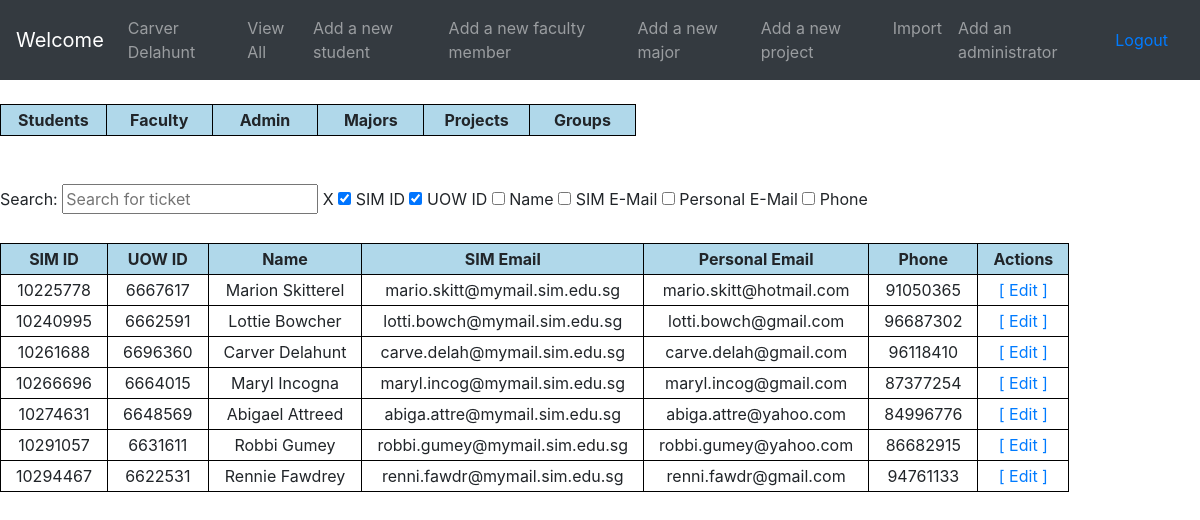
Page /view_all.php?t=admin (signed in) on the committed database.
### tables this page shows
CREATE TABLE IF NOT EXISTS `accounts` (
  `sim_id` varchar(10) NOT NULL,
  `uow_id` varchar(10) NOT NULL,
  `name` tinytext NOT NULL,
  `password` varchar(64) NOT NULL,
  `phone` varchar(16) DEFAULT NULL,
  `sim_email` varchar(64) DEFAULT NULL,
  `personal_email` varchar(64) DEFAULT NULL,
  `type` int(1) NOT NULL COMMENT '0 = Faculty, 1 = Full-time Student, 2 = Part-time Student, 8 = Admin, 9 = Superadmin',
  `majors` json DEFAULT NULL COMMENT 'Faculty => JSON of varchar(8)+,\r\nStudent = JSON of 1 varchar(8) -\r\n[majors.id]',
  `choices` json DEFAULT NULL COMMENT 'Students only -\r\nJSON of varchar(8) [projects.id]',
  `year` smallint(4) DEFAULT NULL COMMENT 'Students only',
  `quarter` tinyint(1) DEFAULT NULL COMMENT 'Students only (1, 2, 3, or 4)',
  PRIMARY KEY (`sim_id`),
  UNIQUE KEY `accounts_uow_id` (`uow_id`),
  KEY `accounts_year_quarter` (`year`,`quarter`) USING BTREE,
  KEY `accounts_type` (`type`),
  KEY `accounts_sim_email` (`sim_email`) USING BTREE,
  KEY `accounts_personal_email` (`personal_email`)
);

### include/funcs/sql_funcs.php (called while the page is built, shortened)
<?php
	require_once("include/class/ClassAccount.php");
	function str_clean(&$string){
		return mysqli_real_escape_string($GLOBALS['mysql_link'], trim($string));
	}
	function db_query($query){
		$result = mysqli_query($GLOBALS['mysql_link'], $query);
		$error = mysqli_error($GLOBALS['mysql_link']);
		return $result;
	}
	function get_all_accounts($type = []){
		array_walk($type, function(&$value, $key){
			$value = (int)$value;
		});
		$where = "";
		if(!empty($type)){
			$where = "WHERE `type` in ('". implode("', '", $type) ."')";
		}
		$query = db_query("SELECT * FROM `accounts` {$where} ORDER BY `sim_id` ASC;");
		$output = [];
		while($row = mysqli_fetch_assoc($query)){
			if($row['type'] == 1 || $row['type'] == 2){
				$output[] = new Student($row['sim_id']);
			}elseif($row['type'] == 8 || $row['type'] == 9){
				$output[] = new Admin($row['sim_id']);
			}elseif($row['type'] == 0){
				$output[] = new Faculty($row['sim_id']);
			}
		}
		return $output;
	}
	function get_account($id){
		str_clean($id);
		$type = mysqli_fetch_assoc(db_query("SELECT `type` FROM `accounts` WHERE `sim_id` = '{$id}';"))['type'];
		if($type == 1 || $type == 2){
			return new Student($id);
		}elseif($type == 8 || $type == 9){
			return new Admin($id);
		}elseif($type == 0){
			return new Faculty($id);
		}
		return false;
	}
?>

### include/class/ClassAccount.php (called while the page is built, shortened)
<?php
	require_once("include/funcs/sql_funcs.php");
	abstract class Account{
		private	$name;
		private	$phone;
		private	$sim_email;
		private	$personal_email;
		protected int $account_type;
		public function __construct($id){
			$id = str_clean($id);
			$query = db_query("SELECT * FROM `accounts` WHERE `sim_id` = '{$id}' LIMIT 1;");
			$result = mysqli_fetch_assoc($query);
			if(mysqli_num_rows($query) == 1){
				$this->sim_id = $result['sim_id'];
				$this->uow_id = $result['uow_id'];
				$this->name = $result['name'];
				$this->phone = $result['phone'];
				$this->sim_email = $result['sim_email'];
				$this->personal_email = $result['personal_email'];
				$this->account_type = $result['type'];
			}else{
				throw new Exception("Account not found.");
			}
		}
		public function get_name(){
			return $this->name;
		}
		public function get_phone(){
			return $this->phone;
		}
		public function get_sim_email(){
			return $this->sim_email;
		}
		public function get_personal_email(){
			return $this->personal_email;
		}
		public function is_student(){
			return ($this->account_type == 1 || $this->account_type == 2);
		}
		public function is_admin(){
			return ($this->account_type == 8 || $this->account_type == 9);
		}
		public function is_super(){
			return $this->account_type == 9;
		}
	}
?>

### include/class/ClassAdmin.php (called while the page is built, shortened)
<?php
	require_once("include/funcs/sql_funcs.php");
	class Admin extends Account{
		public function __construct($id){
			parent::__construct($id);
		}
	}
?>

### view_all.php (the view, shortened to what this page needs)
<?php
	require_once("include/funcs/sql_funcs.php");
	$account = get_account($_SESSION["id"]);
	if(isset($_GET['t'])){
		switch($_GET['t']){
			case "admin":
				$rows = get_all_accounts([8, 9]);
				break;
		}
	}
?>
<!DOCTYPE html>
<html lang='en'>
	<head>
		<link rel='stylesheet' href='include/css/main.css'>
	</head>
	<body>
		<?php include("include/templates/header.php"); ?>
		<table id='view_all' class='basic_table'>
			<tr>
				<td style='width:16%; text-align:center;' onClick="show_student_options();">
					Students
				</td>
				<td style='width:16%; text-align:center;' onClick="get_accounts('faculty');">
					Faculty
				</td>
				<td style='width:16%; text-align:center;' onClick="get_accounts('admin');">
					Admin
				</td>
				<td style='width:16%; text-align:center;' onClick="get_accounts('majors');">
					Majors
				</td>
				<td style='width:16%; text-align:center;' onClick="get_accounts('projects');">
					Projects
				</td>
				<td style='width:16%; text-align:center;' onClick="get_accounts('groups');">
					Groups
				</td>
			</tr>
		</table>
		<br />
		<br />
		<?php
			if(isset($rows)){
				if($_GET['t'] == "students" || $_GET['t'] == "pt" || $_GET['t'] == "ft"){
		?>
					Search: <input type='text' name='view_all_filter' id='view_all_filter' placeholder='Search for ticket' /> <span id='cancel_search'>X</span>
					<label><input type='checkbox' id='search_sim_id' class='search_checkbox' value='0' checked/> SIM ID</label>
					<label><input type='checkbox' id='search_uow_id' class='search_checkbox' value='1' checked/> UOW ID</label>
					<label><input type='checkbox' id='search_name' class='search_checkbox' value='2' /> Name</label>
					<label><input type='checkbox' id='search_sim_email' class='search_checkbox' value='3' /> SIM E-Mail</label>
					<label><input type='checkbox' id='search_personal_email' class='search_checkbox' value='4' /> Personal E-Mail</label>
					<label><input type='checkbox' id='search_phone' class='search_checkbox' value='5' /> Phone</label>
					<label><input type='checkbox' id='search_type' class='search_checkbox' value='6'/> Type</label>
					<label><input type='checkbox' id='search_major' class='search_checkbox' value='7' /> Major</label>
					<label><input type='checkbox' id='search_year' class='search_checkbox' value='8' /> Year</label>
					<label><input type='checkbox' id='search_quarter' class='search_checkbox' value='9' /> Quarter</label>
					<label><input type='checkbox' id='search_choices' class='search_checkbox' value='10' /> Choices</label>
					<br />
					<br />
					<table id='filter_table' class='basic_table'>
						<tr>
							<td style='text-align:center;'>
								SIM ID
							</td>
							<td style='text-align:center;'>
								UOW ID
							</td>
							<td style='text-align:center;'>
								Name
							</td>
							<td style='text-align:center;'>
								SIM Email
							</td>
							<td style='text-align:center;'>
								Personal Email
							</td>
							<td style='text-align:center;'>
								Phone
							</td>
							<td style='text-align:center;'>
								Type
							</td>
							<td style='text-align:center;'>
								Major
							</td>
							<td style='text-align:center;'>
								Year
							</td>
							<td style='text-align:center;'>
								Quarter
							</td>
							<td style='text-align:center;'>
								Choices
							</td>
							<?php
								if($account->is_admin()){
							?>
									<td style='text-align:center;'>
										Actions
									</td>
							<?php
								}
							?>
						</tr>
						<?php
							foreach($rows as $student){
						?>
								<tr>
									<td style='text-align:center;' onClick="go_to('account', '<?= $student->sim_id ?>');">
										<?= $student->sim_id ?>
									</td>
									<td style='text-align:center;' onClick="go_to('account', '<?= $student->sim_id ?>');">
										<?= $student->uow_id ?>
									</td>
									<td style='text-align:center;' onClick="go_to('account', '<?= $student->sim_id ?>');">
										<?= $student->get_name() ?>
									</td>
									<td style='text-align:center;' onClick="go_to('account', '<?= $student->sim_id ?>');">
										<?= $student->get_sim_email() ?>
									</td>
									<td style='text-align:center;' onClick="go_to('account', '<?= $student->sim_id ?>');">
										<?= $student->get_personal_email() ?>
									</td>
									<td style='text-align:center;' onClick="go_to('account', '<?= $student->sim_id ?>');">
										<?= $student->get_phone() ?>
									</td>
									<td style='text-align:center;' onClick="go_to('account', '<?= $student->sim_id ?>');">
										<?= ($student->is_part_time() ? "Part-Time" : ($student->is_full_time() ? "Full-Time" : "")) ?>
									</td>
									<td style='text-align:center;' onClick="go_to('account', '<?= $student->sim_id ?>');">
										<?= $student->get_majors(true) ?>
									</td>
									<td style='text-align:center;' onClick="go_to('account', '<?= $student->sim_id ?>');">
										<?= $student->get_year() ?>
									</td>
									<td style='text-align:center;' onClick="go_to('account', '<?= $student->sim_id ?>');">
										<?= $student->get_quarter() ?>
									</td>
									<td style='text-align:center;' onClick="go_to('account', '<?= $student->sim_id ?>');">
									</td>
									<?php
										if($account->is_admin()){
									?>
											<td style='text-align:center;'>
												<a href='edit_student.php?a=<?= $student->sim_id ?>'>
													[ Edit ]
												</a>
											</td>
									<?php
										}
									?>
								</tr>
						<?php
							}
						?>
					</table>
		<?php
				}elseif($_GET['t'] == "admin"){
		?>
					Search: <input type='text' name='view_all_filter' id='view_all_filter' placeholder='Search for ticket' /> <span id='cancel_search'>X</span>
					<label><input type='checkbox' id='search_sim_id' class='search_checkbox' value='0' checked/> SIM ID</label>
					<label><input type='checkbox' id='search_uow_id' class='search_checkbox' value='1' checked/> UOW ID</label>
					<label><input type='checkbox' id='search_name' class='search_checkbox' value='2' /> Name</label>
					<label><input type='checkbox' id='search_sim_email' class='search_checkbox' value='3' /> SIM E-Mail</label>
					<label><input type='checkbox' id='search_personal_email' class='search_checkbox' value='4' /> Personal E-Mail</label>
					<label><input type='checkbox' id='search_phone' class='search_checkbox' value='5' /> Phone</label>
					<br />
					<br />
					<table id='filter_table' class='basic_table'>
						<tr>
							<td style='text-align:center;'>
								SIM ID
							</td>
							<td style='text-align:center;'>
								UOW ID
							</td>
							<td style='text-align:center;'>
								Name
							</td>
							<td style='text-align:center;'>
								SIM Email
							</td>
							<td style='text-align:center;'>
								Personal Email
							</td>
							<td style='text-align:center;'>
								Phone
							</td>
							<?php
								if($account->is_super()){
							?>
									<td style='text-align:center;'>
										Actions
									</td>
							<?php
								}
							?>
						</tr>
						<?php
							foreach($rows as $admin){
						?>
								<tr>
									<td style='text-align:center;' onClick="go_to('account', '<?= $admin->sim_id ?>');">
										<?= $admin->sim_id ?>
									</td>
									<td style='text-align:center;' onClick="go_to('account', '<?= $admin->sim_id ?>');">
										<?= $admin->uow_id ?>
									</td>
									<td style='text-align:center;' onClick="go_to('account', '<?= $admin->sim_id ?>');">
										<?= $admin->get_name() ?>
									</td>
									<td style='text-align:center;' onClick="go_to('account', '<?= $admin->sim_id ?>');">
										<?= $admin->get_sim_email() ?>
									</td>
									<td style='text-align:center;' onClick="go_to('account', '<?= $admin->sim_id ?>');">
										<?= $admin->get_personal_email() ?>
									</td>
									<td style='text-align:center;' onClick="go_to('account', '<?= $admin->sim_id ?>');">
										<?= $admin->get_phone() ?>
									</td>
									<?php
										if($account->is_super()){
									?>
											<td style='text-align:center;'>
												<a href='edit_admin.php?a=<?= $admin->sim_id ?>'>
													[ Edit ]
												</a>
											</td>
									<?php
										}
									?>
								</tr>
						<?php
							}
						?>
					</table>
		<?php
				}
			}
		?>
	</body>
</html>

### include/templates/header.php (shortened to what this page needs)
<link href="//maxcdn.bootstrapcdn.com/bootstrap/4.1.1/css/bootstrap.min.css" rel="stylesheet" id="bootstrap-css">
<div class="navbar navbar-expand-md navbar-dark bg-dark mb-4" role="navigation">
    <a class="navbar-brand" href="home.php">Welcome </a>
    <div class="collapse navbar-collapse" id="navbarCollapse">
        <ul class="navbar-nav mr-auto">
            <li class="nav-item">
				<a class="nav-link"  href='view_account.php?a=<?= $account->sim_id ?>'>
					<?= $account->get_name() ?>
				</a>
            </li>
			<?php
				if(!$account->is_student()){
			?>
					<li class="nav-item">
						<a class="nav-link" href="view_all.php">View All</a>
					</li>
			<?php
				}
			?>
			<?php
				if($account->is_admin()){
			?>
					<li class="nav-item">
						<a class="nav-link" href="add_student.php">Add a new student</a>
					</li>
					<li class="nav-item">
						<a class="nav-link" href="add_faculty.php">Add a new faculty member</a>
					</li>
					<li class="nav-item">
						<a class="nav-link" href="add_major.php">Add a new major</a>
					</li>
					<li class="nav-item">
						<a class="nav-link" href="add_project.php">Add a new project</a>
					</li>
					<li class="nav-item">
						<a class="nav-link" href="import.php">Import</a>
					</li>
			<?php
				}
				if($account->is_super()){
			?>
					<li class="nav-item">
						<a class="nav-link" href="add_admin.php">Add an administrator</a>
					</li>
			<?php
				}
			?>
        </ul>
		<a class="nav-link" href="logout.php">Logout</a>
    </div>
</div>

### include/css/main.css (style rules this page uses)
.basic_table { border: 1px solid #000000; border-collapse: collapse; }
.basic_table tr td { border: 1px solid #000000; padding: 3px 15px; }
.basic_table tr:first-child td { background-color:#B0D8EA; font-weight: bold; }

### rows in the picture
accounts: name "Carver Delahunt", sim_id "10261688", uow "6696360", sim_email "carve.delah@mymail.sim.edu.sg", personal_email "carve.delah@gmail.com", phone "96118410"
accounts: sim_id "10225778", uow "6667617", name "Marion Skitterel", sim_email "mario.skitt@mymail.sim.edu.sg", personal_email "mario.skitt@hotmail.com", phone "91050365"
accounts: sim_id "10240995", uow "6662591", name "Lottie Bowcher", sim_email "lotti.bowch@mymail.sim.edu.sg", personal_email "lotti.bowch@gmail.com", phone "96687302"
accounts: sim_id "10266696", uow "6664015", name "Maryl Incogna", sim_email "maryl.incog@mymail.sim.edu.sg", personal_email "maryl.incog@gmail.com", phone "87377254"
accounts: sim_id "10274631", uow "6648569", name "Abigael Attreed", sim_email "abiga.attre@mymail.sim.edu.sg", personal_email "abiga.attre@yahoo.com", phone "84996776"
accounts: sim_id "10291057", uow "6631611", name "Robbi Gumey", sim_email "robbi.gumey@mymail.sim.edu.sg", personal_email "robbi.gumey@yahoo.com", phone "86682915"
accounts: sim_id "10294467", uow "6622531", name "Rennie Fawdrey", sim_email "renni.fawdr@mymail.sim.edu.sg", personal_email "renni.fawdr@gmail.com", phone "94761133"
